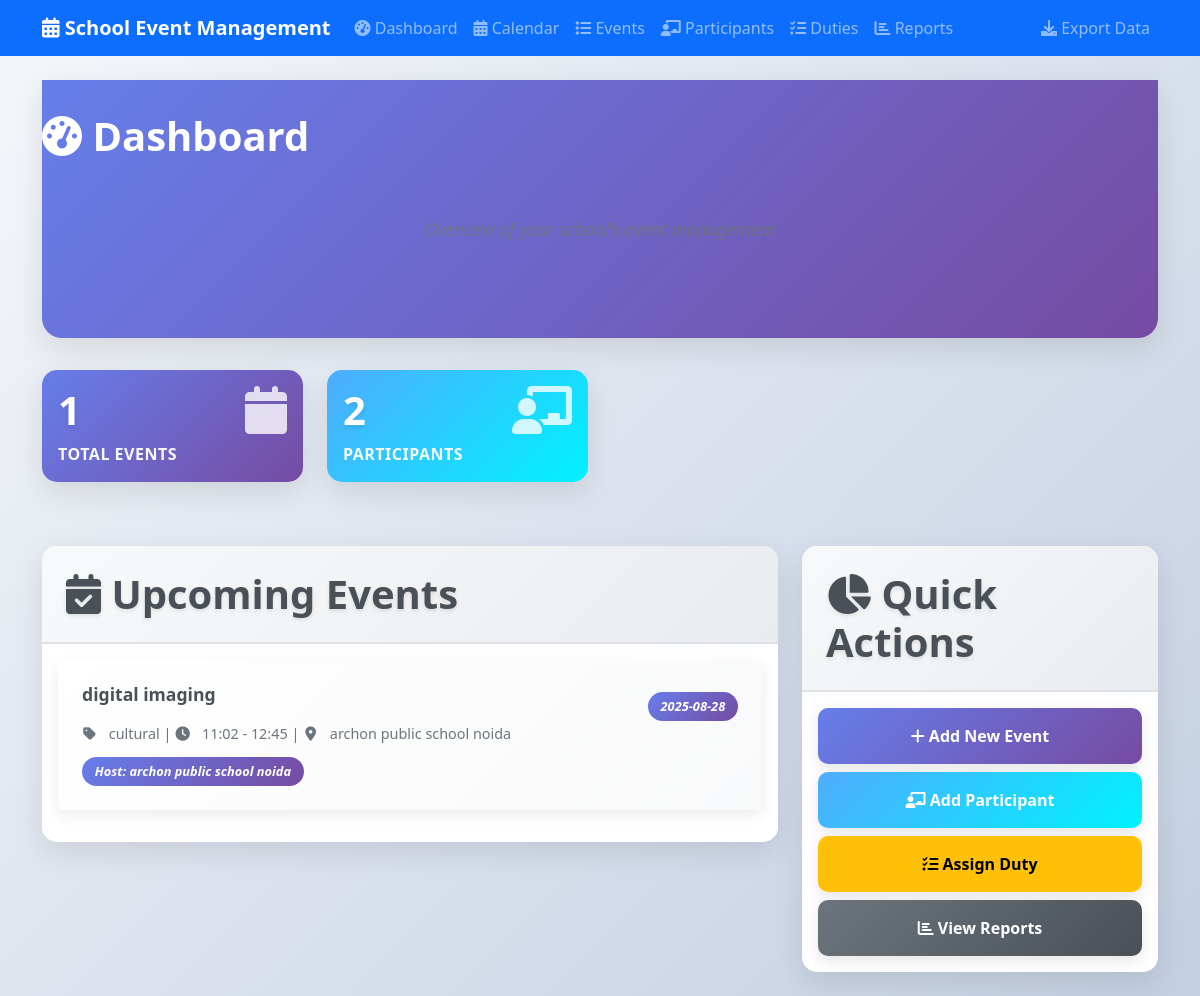
Before: / with the older database file.
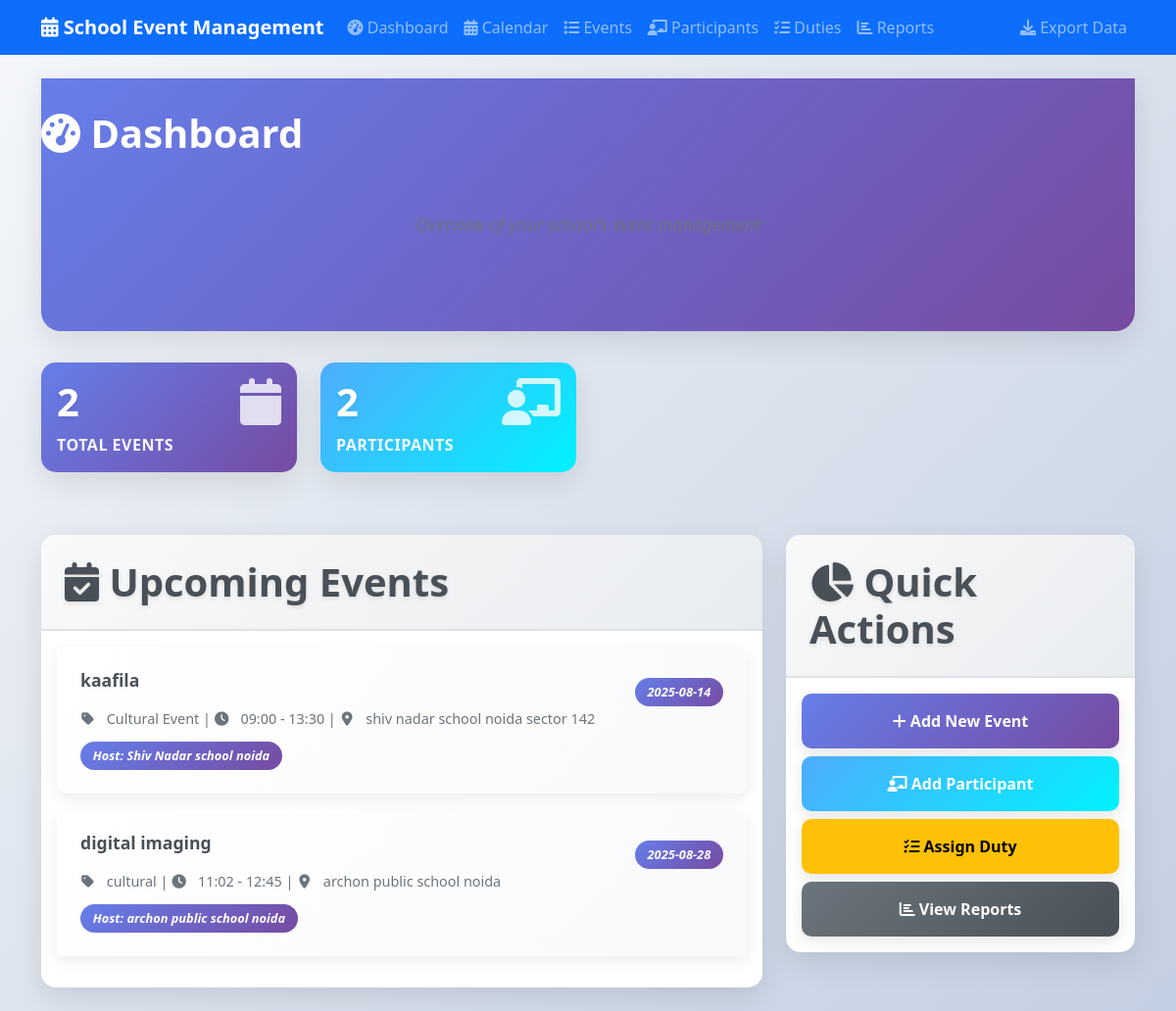
After: the same page with the newer database file.
### tables this page shows
CREATE TABLE events (
            id INTEGER PRIMARY KEY AUTOINCREMENT,
            name TEXT NOT NULL,
            type TEXT NOT NULL,
            event_date DATE NOT NULL,
            start_time TIME NOT NULL,
            end_time TIME NOT NULL,
            venue TEXT NOT NULL,
            description TEXT,
            host_school TEXT NOT NULL,
            participating_schools TEXT,
            status TEXT DEFAULT 'upcoming',
            created_at TIMESTAMP DEFAULT CURRENT_TIMESTAMP
        );

### app.py (the view)
@app.route('/')
def dashboard():
    conn = get_db_connection()
    total_events = conn.execute('SELECT COUNT(*) as count FROM events').fetchone()['count']
    total_participants = conn.execute('SELECT COUNT(*) as count FROM participants').fetchone()['count']
    total_teachers = conn.execute('SELECT COUNT(*) as count FROM participants WHERE type = "teacher"').fetchone()['count']
    total_duties = conn.execute('SELECT COUNT(*) as count FROM duties').fetchone()['count']
    upcoming_events = conn.execute('''
        SELECT * FROM events
        WHERE event_date >= DATE('now')
        ORDER BY event_date ASC
        LIMIT 5
    ''').fetchall()
    conn.close()
    return render_template('dashboard.html',
                         total_events=total_events,
                         total_participants=total_participants,
                         total_teachers=total_teachers,
                         total_duties=total_duties,
                         upcoming_events=upcoming_events)

### app.py (called while the page is built)
def get_db_connection():
    conn = sqlite3.connect('events.db')
    conn.row_factory = sqlite3.Row
    return conn

### templates/dashboard.html (shortened to what the changed rows need)
{% extends "base.html" %}
{% block content %}
<div class="main-header fade-in">
    <div class="row">
        <div class="col-12">
            <h1><i class="fas fa-tachometer-alt"></i> Dashboard</h1>
        </div>
    </div>
</div>
<div class="row mb-4">
    <div class="col-md-3 mb-3">
        <div class="card text-white bg-primary fade-in" style="animation-delay: 0.1s">
            <div class="card-body">
                <div class="d-flex justify-content-between">
                    <div>
                        <h4 class="card-title">{{ total_events }}</h4>
                        <p class="card-text">Total Events</p>
                    </div>
                </div>
            </div>
        </div>
    </div>
</div>
<div class="row">
    <div class="col-md-8">
        <div class="card content-card fade-in" style="animation-delay: 0.5s">
            <div class="card-body">
                {% if upcoming_events %}
                    <div class="list-group">
                        {% for event in upcoming_events %}
                            <div class="list-group-item">
                                <div class="d-flex w-100 justify-content-between">
                                    <h6 class="mb-1">{{ event.name }}</h6>
                                    <small class="text-muted">{{ event.event_date }}</small>
                                </div>
                                <p class="mb-1">
                                    <small>
                                        <i class="fas fa-tag"></i> {{ event.type }} |
                                        <i class="fas fa-clock"></i> {{ event.start_time }} - {{ event.end_time }} |
                                        <i class="fas fa-map-marker-alt"></i> {{ event.venue }}
                                    </small>
                                </p>
                                <small class="text-muted">
                                    Host: {{ event.host_school }}
                                </small>
                            </div>
                        {% endfor %}
                    </div>
                {% else %}
                    <p class="text-muted">No upcoming events found.</p>
                {% endif %}
            </div>
        </div>
    </div>
</div>
{% endblock %}

Changed rows visible on the page:
added events: name "kaafila", event_date "2025-08-14", type "Cultural Event", start_time "09:00", end_time "13:30", venue "shiv nadar school noida sector 142", host_school "Shiv Nadar school noida"
Other visible differences:
{{ total_events }}: "1" → "2"
